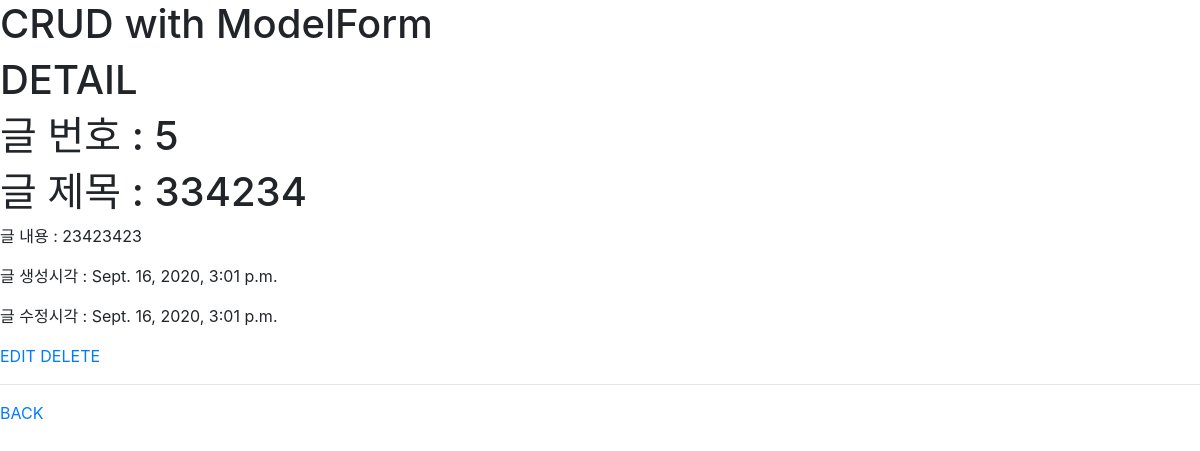
The page /articles/5/ on the database its author committed.
### articles/models.py (models this page shows)
class Article(models.Model):
    title = models.CharField(max_length=100)
    content = models.TextField()
    created_at = models.DateTimeField(auto_now=True)
    updated_at = models.DateTimeField(auto_now_add=True)

### articles/views.py (the view)
# urls.py: path('<int:pk>/', views.detail, name = 'detail'),
def detail(request, pk):
    article = Article.objects.get(pk = pk)
    context = {
        'article' : article,
    }
    return render(request, 'articles/detail.html', context)

### articles/templates/articles/detail.html
{% extends 'base.html' %}
{% block content %}
<h1>DETAIL</h1>
<h1>글 번호 : {{article.pk}}</h1>
<h1>글 제목 : {{article.title}}</h1>
<p>글 내용 : {{article.content}}</p>
<p>글 생성시각 : {{article.created_at}} </p>
<p>글 수정시각 : {{article.updated_at}} </p>
<a href="{% url 'articles:update' article.pk %}">EDIT</a>
<a href="{% url 'articles:delete' article.pk %}">DELETE</a>
<hr>
<a href="{% url 'articles:read' %}">BACK</a>
{% endblock  %}

### rows shown on the page
Article: pk "5", title "334234", content "23423423", created_at "Sept. 16, 2020, 3:01 p.m.", updated_at "Sept. 16, 2020, 3:01 p.m."
